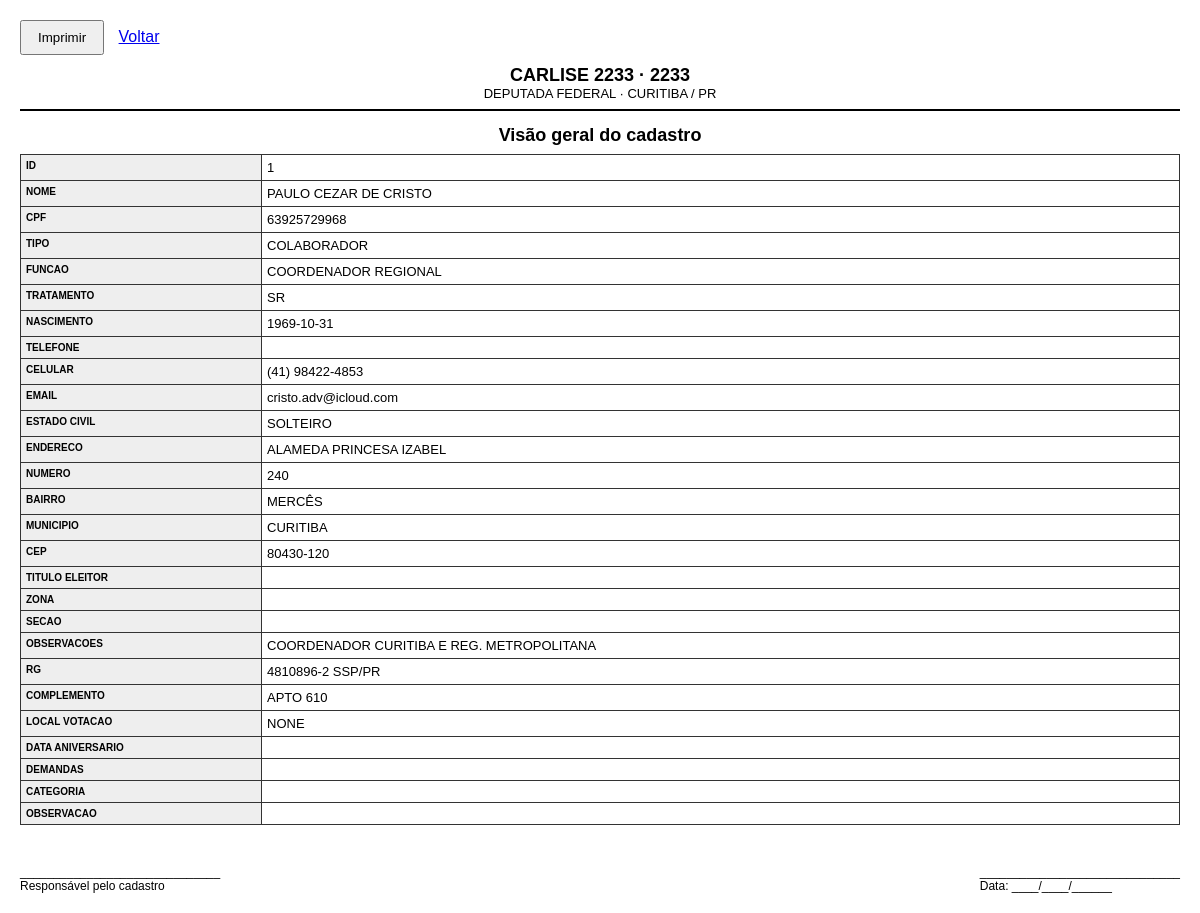
The page /pessoas/1/imprimir (signed in) on the database its author committed.
### tables this page shows
CREATE TABLE candidato (
    id INTEGER PRIMARY KEY AUTOINCREMENT,
    nome_completo TEXT DEFAULT '',
    nome_urna TEXT DEFAULT '',
    cnpj TEXT DEFAULT '',
    cpf TEXT DEFAULT '',
    cargo TEXT DEFAULT 'Deputada Federal',
    numero_candidatura TEXT DEFAULT '',
    partido TEXT DEFAULT '',
    sigla_partido TEXT DEFAULT '',
    coligacao TEXT DEFAULT '',
    municipio TEXT DEFAULT '',
    uf TEXT DEFAULT 'PR',
    data_nascimento TEXT DEFAULT '',
    email TEXT DEFAULT '',
    telefone TEXT DEFAULT '',
    site TEXT DEFAULT '',
    biografia TEXT DEFAULT '',
    ativo INTEGER DEFAULT 1,
    data_cadastro TEXT DEFAULT (datetime('now'))
, comite_endereco TEXT DEFAULT '', comite_telefone TEXT DEFAULT '', comite_cep TEXT DEFAULT '', comite_numero TEXT DEFAULT '', comite_bairro TEXT DEFAULT '', comite_cidade TEXT DEFAULT '', comite_uf TEXT DEFAULT '');

CREATE TABLE pessoas (id INTEGER PRIMARY KEY AUTOINCREMENT, nome TEXT, cpf TEXT UNIQUE, tipo TEXT, funcao TEXT, tratamento TEXT, nascimento TEXT, telefone TEXT, celular TEXT, email TEXT, estado_civil TEXT, endereco TEXT, numero TEXT, bairro TEXT, municipio TEXT, cep TEXT, titulo_eleitor TEXT, zona TEXT, secao TEXT, observacoes TEXT, rg TEXT, complemento TEXT, local_votacao TEXT, data_aniversario TEXT DEFAULT '', demandas TEXT DEFAULT '', categoria TEXT DEFAULT '', observacao TEXT DEFAULT '');

### app.py (the view)
@app.route("/pessoas/<int:pid>/imprimir")
@login_obrigatorio
def pessoa_imprimir(pid):
    p = buscar("SELECT * FROM pessoas WHERE id=%s", (pid,))
    if not p:
        flash("Registro nao encontrado.", "erro")
        return redirect(url_for("pessoas"))
    colunas = _ipp_colunas("pessoas")
    return render_template("pessoa_imprimir.html", p=p, cand=candidato_ativo(), colunas=colunas)

### app.py (called while the page is built)
def conectar():
    if USAR_PG:
        import psycopg2
        return psycopg2.connect(URL)
    conn = sqlite3.connect(os.path.join(BASE_DIR, "sistema.db"))
    conn.row_factory = sqlite3.Row
    conn.execute("PRAGMA foreign_keys=ON")
    return conn

def get_db():
    if "conn" not in g:
        g.conn = conectar()
    return g.conn

@app.teardown_appcontext
def fechar(exc):
    conn = g.pop("conn", None)
    if conn is not None:
        try:
            conn.commit() if not exc else conn.rollback()
        except Exception:
            pass
        try:
            conn.close()
        except Exception:
            pass

def prep(sql):
    return sql.replace("%s", "?") if not USAR_PG else sql

def executar(sql, params=()):
    cur = get_db().cursor()
    cur.execute(prep(sql), tuple(params))
    return cur

def listar(sql, params=()):
    cur = executar(sql, params)
    linhas = cur.fetchall()
    if not linhas:
        return []
    if isinstance(linhas[0], dict):
        return [dict(l) for l in linhas]
    if hasattr(linhas[0], "keys"):
        return [dict(l) for l in linhas]
    cols = [d[0] for d in cur.description]
    return [dict(zip(cols, l)) for l in linhas]

def buscar(sql, params=()):
    linhas = listar(sql, params)
    return linhas[0] if linhas else None

def login_obrigatorio(f):
    @wraps(f)
    def env(*a, **k):
        if not session.get("user"):
            return redirect(url_for("login"))
        return f(*a, **k)
    return env

def candidato_ativo():
    try:
        return buscar("SELECT * FROM candidato WHERE ativo=1 ORDER BY id DESC LIMIT 1")
    except Exception:
        return None

@app.context_processor
def injeta_candidato():
    return {"cand": candidato_ativo()}

def _ipp_conn():
    conn = _ipp_sq.connect(_IPP_BD)
    conn.row_factory = _ipp_sq.Row
    return conn

def _ipp_colunas(tabela):
    try:
        conn = _ipp_conn()
        cols = [r[1] for r in conn.execute("PRAGMA table_info(" + tabela + ")")]
        conn.close()
        return cols
    except Exception:
        return []

### templates/pessoa_imprimir.html (shortened to what this page needs)
<!DOCTYPE html>
<html lang="pt-BR">
<head><meta charset="utf-8"><title>Visão geral do cadastro</title>
</head>
<body>
<div class="no-print"><button onclick="window.print()" style="padding:8px 16px">Imprimir</button> <a href="javascript:history.back()" style="margin-left:10px">Voltar</a></div>
<div class="cab">
  <div class="l1">{{ cand.nome_urna if cand else 'CARLISE 2233' }} &middot; {{ cand.numero_candidatura if cand else '2233' }}</div>
  <div class="l2">{{ cand.cargo if cand else '' }}{% if cand and cand.municipio %} &middot; {{ cand.municipio }}{% endif %}{% if cand and cand.uf %} / {{ cand.uf }}{% endif %}</div>
</div>
<h2>Visão geral do cadastro</h2>
<table>
{% for col in colunas %}
<tr><th>{{ col.replace('_',' ') }}</th><td>{{ p[col] or '' }}</td></tr>
{% endfor %}
</table>
<div class="assin">
  <div>______________________________<br>Respons&aacute;vel pelo cadastro</div>
  <div>______________________________<br>Data: ____/____/______</div>
</div>
</body></html>

### templates/pessoa_imprimir.html (style rules this page uses)
body { font-family: Arial, sans-serif; margin: 20px; color: #000; }
.no-print { margin-bottom: 10px; }
.cab { text-align: center; border-bottom: 2px solid #000; padding-bottom: 8px; margin-bottom: 14px; }
.cab .l1 { font-size: 18px; font-weight: bold; }
.cab .l2 { font-size: 13px; }
h2 { text-align: center; font-size: 18px; margin: 8px 0; }
table { width: 100%; border-collapse: collapse; font-size: 13px; }
th, td { border: 1px solid #333; padding: 5px; text-align: left; vertical-align: top; }
th { background: #eee; width: 230px; text-transform: uppercase; font-size: 10px; }
.assin { display: flex; justify-content: space-between; margin-top: 40px; font-size: 12px; }

### rows shown on the page
candidato: nome_urna "CARLISE 2233", numero_candidatura "2233", cargo "DEPUTADA FEDERAL", municipio "CURITIBA", uf "PR"
pessoas: id "1" "PAULO CEZAR DE CRISTO" "63925729968" "COLABORADOR" "COORDENADOR REGIONAL" "SR" "1969-10-31" "(41) 98422-4853" "cristo.adv@icloud.com" "SOLTEIRO" "ALAMEDA PRINCESA IZABEL" "240" "MERCÊS" "CURITIBA" "80430-120" "COORDENADOR CURITIBA E REG. METROPOLITANA" "4810896-2 SSP/PR" "APTO 610" "NONE"

### other values the page prints
{{ col.replace('_',' ') }} "ID" "NOME" "CPF" "TIPO" "FUNCAO" "TRATAMENTO" "NASCIMENTO" "TELEFONE" "CELULAR" "EMAIL" "ESTADO CIVIL" "ENDERECO" "NUMERO" "BAIRRO" "MUNICIPIO" "CEP" "TITULO ELEITOR" "ZONA" "SECAO" "OBSERVACOES" "RG" "COMPLEMENTO" "LOCAL VOTACAO" "DATA ANIVERSARIO" "DEMANDAS" "CATEGORIA" "OBSERVACAO"
